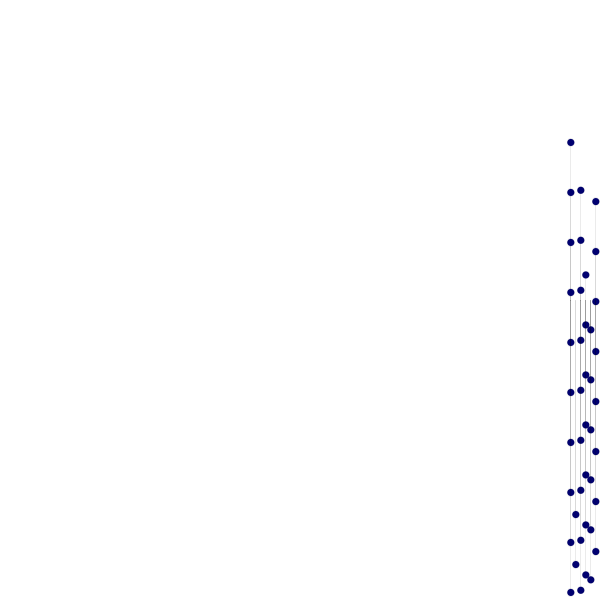
Frame 1 (no input)
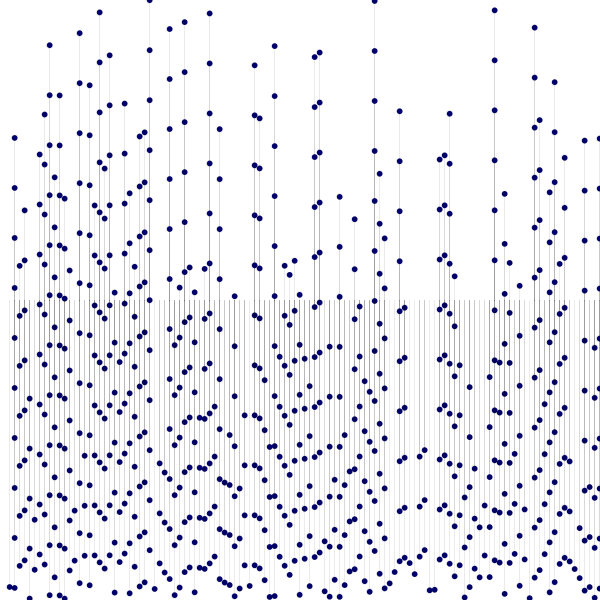
Frame 60 (the mouse pressed at the canvas centre just before this capture)
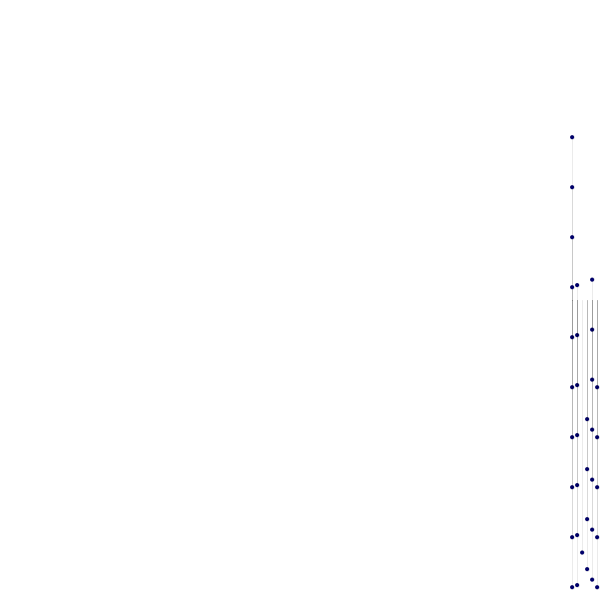
Frame 120 (the mouse held since frame 60 and released just before this capture)

The Processing sketch that drew these frames (run headless with seeded random() and noise(); from frame 60 on, the mouse is pressed at the canvas centre):

// Processing sketch: processing_147627
// ── processing_147627.pde

// lesson 3

float x;
float y;
float alfa = 20;
float d;
float cor2;

void setup() {
  size(600,600);
  smooth();
}

void draw() {
  background(255);
  
  d = random(2,10);
  cor2 = random(100,150);
  
  for(x = random(0,600); x < width; x += 5) {
    for(y = random(0,600); y < height; y += 50) {
      stroke(0,0,0,alfa);
      line(x,y,x,height/2);
      fill(0,0,cor2);
      ellipse(x,y,d,d);
    }
  }
}
